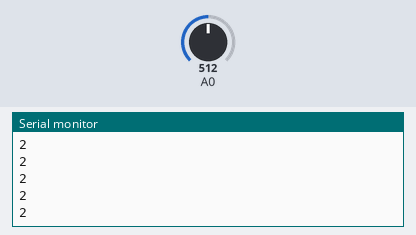
Recording of a sketch running on a simulated Arduino Uno, built with avr-gcc and run on an emulated ATmega328P. Shown: the last lines printed to the serial monitor. The test bench sets the inputs (shaded band); at power-on: A0 = 512.

Above: at 1.2 s.
1.3 s: A0 set to 390
At 1.35 s:
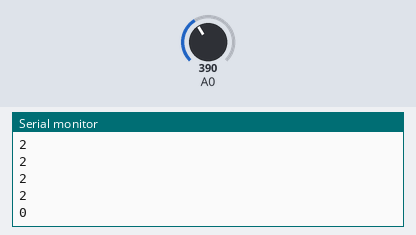
2.8 s: A0 set to 710
At 2.8 s:
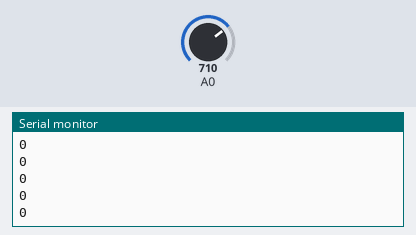
Timing chart, 0 to 5.8 s (numbered marks = the images above; inputs shaded):
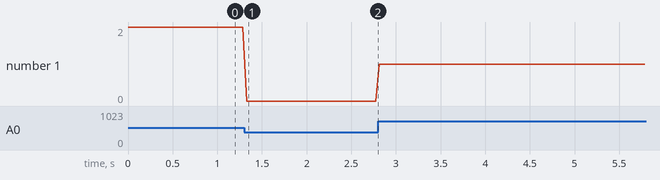

The sketch:

Joystick_Game.ino
```cpp
void setup() {
  Serial.begin(9600);
}

void loop() {
  int sensorValue = analogRead(A0);
  int a = 0;
  if (sensorValue <= 400) a = 0;
  else if (sensorValue >= 700) a = 1;
  else a = 2;
  Serial.println(a);
  delay(40);
}
```

Measured:
- after the input at 1.3 s, the serial monitor: prints a new line at once (image 1)
- plotted number 1: 2 → 0 after the input at 1.3 s, 0 → 1 after the input at 2.8 s
